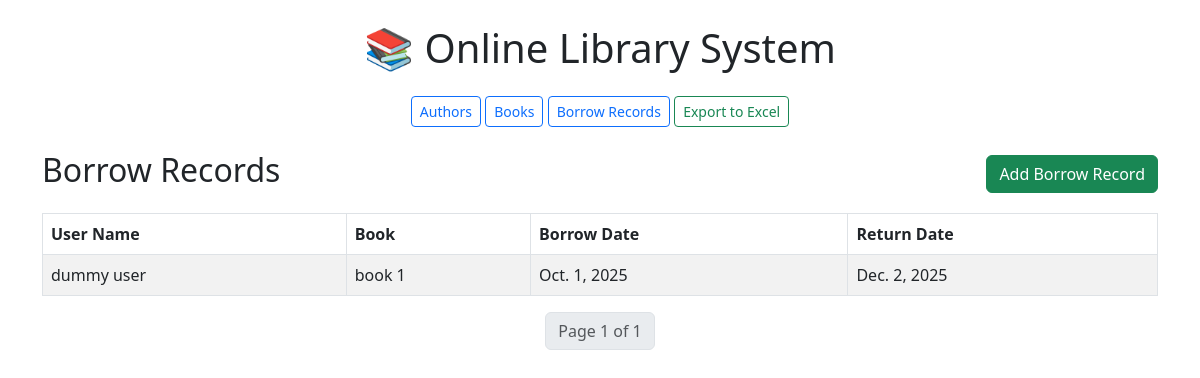
/borrows/, run on the app's committed database.
### library/models.py (models this page shows, shortened)
class BorrowRecord(models.Model):
    user_name = models.CharField(max_length=100)
    book = models.ForeignKey(Book, on_delete=models.CASCADE)
    borrow_date = models.DateField()
    return_date = models.DateField()

class Book(models.Model):
    title = models.CharField(max_length=200)
    genre = models.CharField(max_length=100)
    published_date = models.DateField()
    author = models.ForeignKey(Author, on_delete=models.CASCADE)

### library/views.py (the view)
# urls.py: path('borrows/', BorrowRecordListView.as_view(), name='borrow-list'),
class BorrowRecordListView(View):
    def get(self, request):
        borrows = BorrowRecord.objects.all()
        paginator = Paginator(borrows, 5)
        page = request.GET.get('page')
        page_obj = paginator.get_page(page)
        return render(request, 'library/borrow_list.html', {'borrows': page_obj})

### library/templates/library/borrow_list.html (shortened to what this page needs)
{% extends 'library/base.html' %}
{% block content %}
<div class="d-flex justify-content-between align-items-center mb-3">
    <h2>Borrow Records</h2>
    <a href="{% url 'borrow-add' %}" class="btn btn-success">Add Borrow Record</a>
</div>
{% if borrows %}
    <table class="table table-bordered table-striped">
        <thead>
            <tr>
                <th>User Name</th>
                <th>Book</th>
                <th>Borrow Date</th>
                <th>Return Date</th>
            </tr>
        </thead>
        <tbody>
            {% for record in borrows %}
            <tr>
                <td>{{ record.user_name }}</td>
                <td>{{ record.book.title }}</td>
                <td>{{ record.borrow_date }}</td>
                <td>{{ record.return_date }}</td>
            </tr>
            {% endfor %}
        </tbody>
    </table>
    <nav>
        <ul class="pagination justify-content-center">
            <li class="page-item disabled"><a class="page-link">Page {{ borrows.number }} of {{ borrows.paginator.num_pages }}</a></li>
        </ul>
    </nav>
{% else %}
    <div class="alert alert-warning">No borrow records found.</div>
{% endif %}
{% endblock %}

### data on the page
BorrowRecord: user_name "dummy user", book "book 1", borrow_date "Oct. 1, 2025", return_date "Dec. 2, 2025"

### other printed values
{{ borrows.number }} "1"
{{ borrows.paginator.num_pages }} "1"
